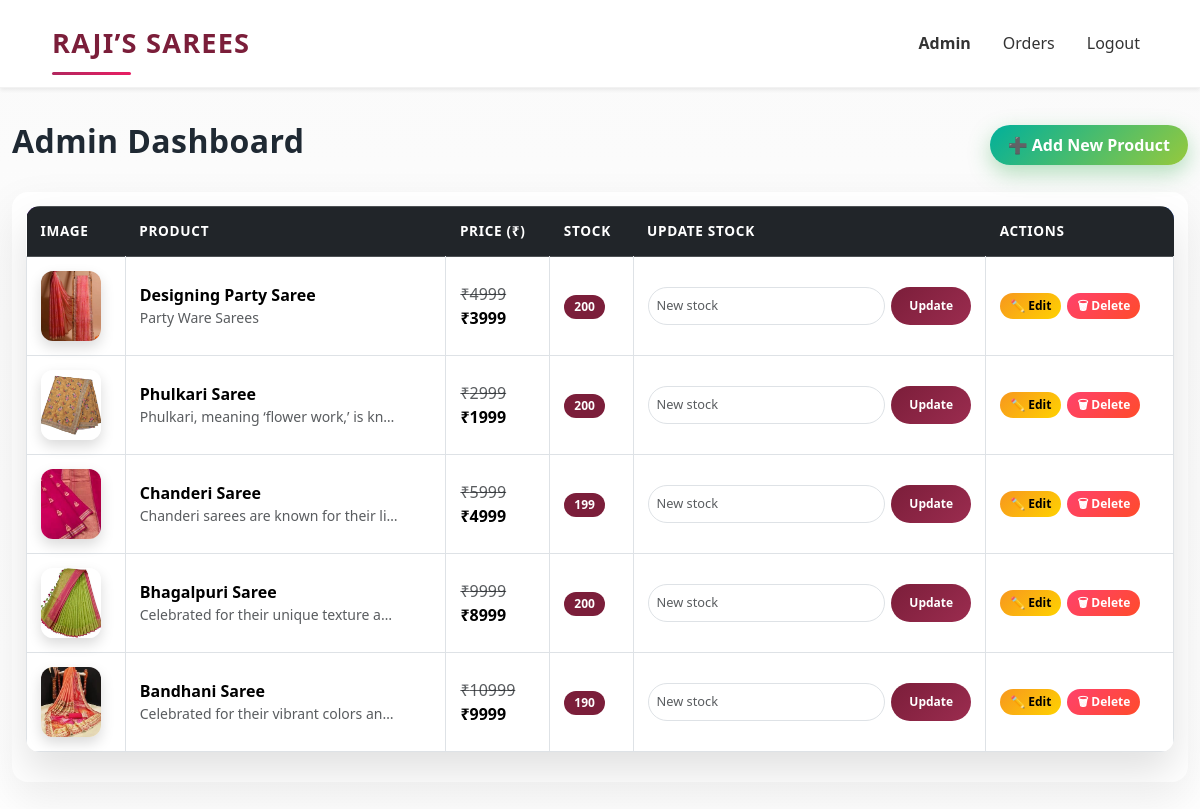
The app's page /admin/dashboard (signed in) with its own data.
### app.py (models this page shows)
class Product(db.Model):
    id = db.Column(db.Integer, primary_key=True)
    name = db.Column(db.String(150), nullable=False)
    mrp = db.Column(db.Integer, nullable=False)
    price = db.Column(db.Integer, nullable=False)
    stock = db.Column(db.Integer, nullable=False)
    image = db.Column(db.String(300), nullable=False)
    description = db.Column(db.Text, nullable=False)

### app.py (the view)
@app.route("/admin/dashboard")
@login_required
def admin_dashboard():
    if not current_user.is_admin:
        abort(403)
    products = Product.query.all()
    return render_template(
        "admin/dashboard.html",
        products=products
    )

### app.py (called while the page is built)
@login_manager.user_loader
def load_user(user_id):
    return User.query.get(int(user_id))

@app.context_processor
def inject_cart_count():
    if current_user.is_authenticated:
        count = db.session.query(
            func.sum(CartItem.quantity)
        ).filter_by(user_id=current_user.id).scalar()
        return {"cart_count": count or 0}
    return {"cart_count": 0}

### templates/admin/dashboard.html (shortened to what this page needs)
<!DOCTYPE html>
<html lang="en">
<head>
    <link href="https://cdn.jsdelivr.net/npm/bootstrap@5.3.3/dist/css/bootstrap.min.css" rel="stylesheet">
    <link rel="stylesheet" href="{{ url_for('static', filename='css/dashboard.css') }}">
</head>
<body>
<div class="toast-container position-fixed top-0 end-0 p-3">
</div>
<nav class="navbar navbar-expand-lg bg-white shadow-sm sticky-top">
  <div class="container">
    <a class="navbar-brand fw-bold brand-logo" href="/">RAJI’S SAREES</a>
    <div class="collapse navbar-collapse" id="mainNavbar">
      <ul class="navbar-nav ms-auto align-items-lg-center gap-lg-3">
        {% if current_user.is_authenticated %}
          {% if current_user.is_admin %}
            <li class="nav-item">
              <a href="/admin/dashboard" class="nav-link fw-bold text-danger">Admin</a>
            </li>
          {% endif %}
          <li class="nav-item">
            <a href="/orders" class="nav-link">Orders</a>
          </li>
          <li class="nav-item">
            <a href="/logout" class="nav-link">Logout</a>
          </li>
        {% endif %}
      </ul>
    </div>
  </div>
</nav>
<div class="container mt-4">
  {% block content %}
  <div class="d-flex justify-content-between align-items-center mb-4">
  <h2>Admin Dashboard</h2>
  <a href="{{ url_for('admin_add_product') }}"
   class="btn btn-success">
  ➕ Add New Product
</a>
</div>
<div class="table-responsive admin-table">
  <table class="table table-bordered align-middle">
    <thead class="table-dark">
      <tr>
        <th>Image</th>
        <th>Product</th>
        <th>Price (₹)</th>
        <th>Stock</th>
        <th>Update Stock</th>
        <th>Actions</th>
      </tr>
    </thead>
    <tbody>
      {% for product in products %}
      <tr>
        <td>
<img
      src="{{ url_for('static',
            filename='uploads/' ~ product.name|lower|replace(' ', '') ~ '.jpg') }}"
      class="img-fluid product-img w-100"
      alt="{{ product.name }}"
      loading="lazy"
      onerror="this.onerror=null;this.src='/static/uploads/default.jpg';"
       width="70"
       class="rounded">
</td>
        <td>
          <strong>{{ product.name }}</strong><br>
          <small class="text-muted">{{ product.description }}</small>
        </td>
        <td>
          <del class="text-muted">₹{{ product.mrp }}</del><br>
          <strong>₹{{ product.price }}</strong>
        </td>
        <td>
          {% if product.stock > 10 %}
            <span class="badge bg-success">{{ product.stock }}</span>
          {% elif product.stock > 0 %}
            <span class="badge bg-warning">{{ product.stock }}</span>
          {% else %}
            <span class="badge bg-danger">Out of stock</span>
          {% endif %}
        </td>
        <td>
  <form method="POST"
        action="/admin/update-stock/{{ product.id }}"
        class="admin-stock-form">
    <input
      type="number"
      name="stock"
      min="0"
      class="form-control form-control-sm"
      placeholder="New stock"
      required
    >
    <button type="submit" class="btn btn-sm btn-primary">
      Update
    </button>
  </form>
</td>
<td>
  <div class="admin-actions">
    <a href="/admin/product/edit/{{ product.id }}"
       class="btn btn-warning btn-sm">✏️ Edit</a>
    <a href="/admin/product/delete/{{ product.id }}"
       class="btn btn-danger btn-sm"
       onclick="return confirm('Delete this product?')">
       🗑 Delete
    </a>
  </div>
</td>
      </tr>
      {% endfor %}
    </tbody>
  </table>
</div>
  {% endblock %}
</div>
</body>
</html>

### records on screen
Product: shows a picture, name "Designing Party Saree", description "Party Ware Sarees", mrp "4999", price "3999", stock "200"
Product: shows a picture, name "Phulkari Saree", description "Phulkari, meaning ‘flower work,’ is kn…", mrp "2999", price "1999", stock "200"
Product: shows a picture, name "Chanderi Saree", description "Chanderi sarees are known for their li…", mrp "5999", price "4999", stock "199"
Product: shows a picture, name "Bhagalpuri Saree", description "Celebrated for their unique texture a…", mrp "9999", price "8999", stock "200"
Product: shows a picture, name "Bandhani Saree", description "Celebrated for their vibrant colors an…", mrp "10999", price "9999", stock "190"
